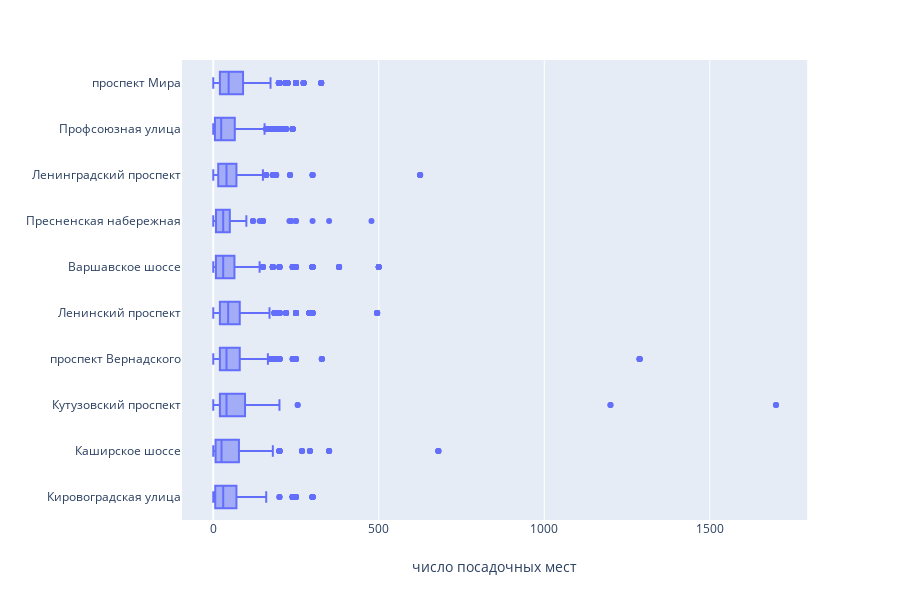

The notebook cell saved with this chart:
### Code cell
fig = px.box(filt_street_data_top10, x="number", y="street", orientation='h', 
             labels={'number': 'число посадочных мест', 'street': ''})
fig.show()

### Figure 1 — Plotly figure (JSON) as saved in the notebook; plotly's stock layout.template omitted (floating-point values rounded to 4 significant figures; data arrays with more than 128 entries replaced by an {"elided": "..."} marker saying what was removed)
{"data": [{"alignmentgroup": "True", "hoverlabel": {"namelength": 0}, "hovertemplate": "число посадочных мест=%{x}<br>=%{y}", "legendgroup": "", "marker": {"color": "#636efa"}, "name": "", "notched": false, "offsetgroup": "", "orientation": "h", "showlegend": false, "type": "box", "x": {"elided": "7517 int values"}, "x0": " ", "xaxis": "x", "y": {"elided": "7517 str values"}, "y0": " ", "yaxis": "y"}], "layout": {"boxmode": "group", "height": 600, "legend": {"tracegroupgap": 0}, "margin": {"t": 60}, "xaxis": {"anchor": "y", "domain": [0, 0.98], "title": {"text": "число посадочных мест"}}, "yaxis": {"anchor": "x", "domain": [0, 1], "title": {"text": ""}}}}
